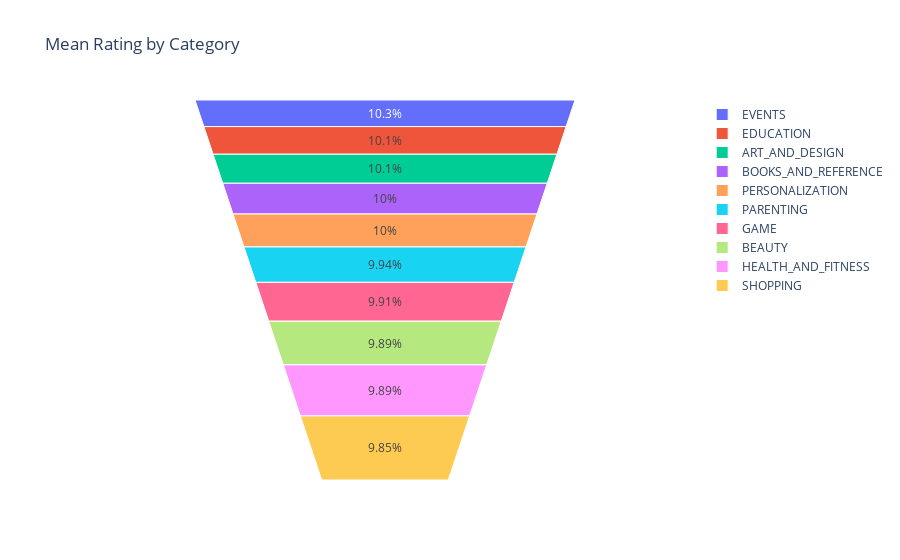

Notebook code for this chart:
### Markdown cell above
# Finance is the category where people are willing to pay to install application

### Code cell
rating_mean_by_category = playstore.groupby('Category')['Rating'].mean().reset_index()


top_10_categories = rating_mean_by_category.nlargest(10, 'Rating')

fig = px.funnel_area(top_10_categories, names = 'Category',  values = 'Rating', title='Mean Rating by Category',
                     labels={'Rating': 'Mean Rating', 'Category': 'Category'})
fig.show()

### Figure 1 — Plotly figure (JSON) as saved in the notebook; plotly's stock layout.template omitted (floating-point values rounded to 4 significant figures)
{"data": [{"domain": {"x": [0, 1], "y": [0, 1]}, "hovertemplate": "Category=%{label}<br>Mean Rating=%{value}<extra></extra>", "labels": ["EVENTS", "EDUCATION", "ART_AND_DESIGN", "BOOKS_AND_REFERENCE", "PERSONALIZATION", "PARENTING", "GAME", "BEAUTY", "HEALTH_AND_FITNESS", "SHOPPING"], "legendgroup": "", "name": "", "showlegend": true, "type": "funnelarea", "values": [4.436, 4.389, 4.358, 4.346, 4.336, 4.3, 4.286, 4.279, 4.277, 4.26]}], "layout": {"legend": {"tracegroupgap": 0}, "title": {"text": "Mean Rating by Category"}}}
